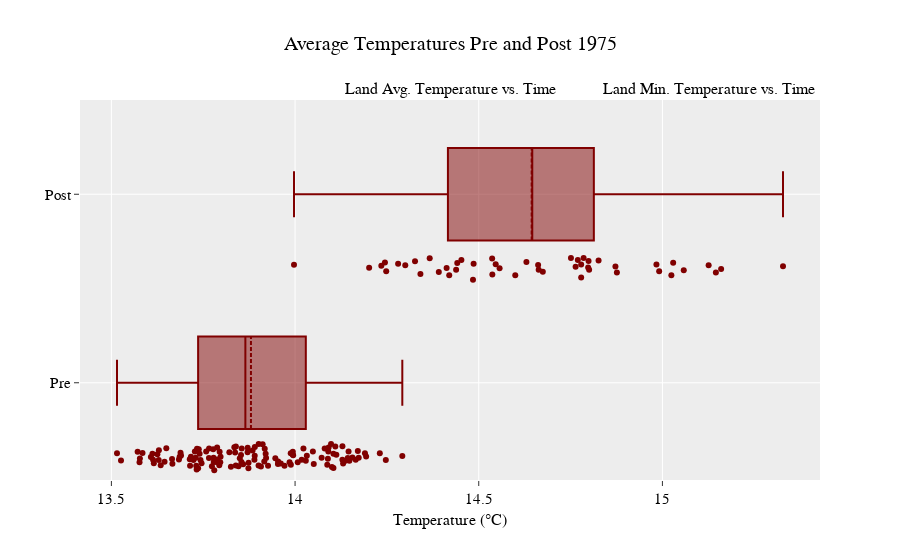

Notebook cell for this chart:
### Code cell
fig = make_subplots(rows=1, cols=1, insets=[{'cell': (1,1), 'l': 0.7, 'b': 0.3}], x_title = 'Temperature (°C)', subplot_titles=('Land Avg. Temperature vs. Time',  'Land Min. Temperature vs. Time', 'Land Max. Temperature vs. Time', 'Land & Ocean Avg. Temperature vs. Time'))
fig.update_layout(title="Average Temperatures Pre and Post 1975",font=dict( family="Courier New, monospace", size=15,color="#000000"),
                  template = "ggplot2", title_font_size = 20, hovermode= 'closest')

fig.add_trace(go.Box(x = avg_abs['Temp'], y = avg_abs['turnpoint'], boxpoints = 'all',jitter = 0.3,
                     pointpos = -1.6, marker_color = red, boxmean = True, showlegend=False),
              row = 1, col = 1)

fig.update_traces(orientation='h')
#pio.write_image(fig, "images/fig2.png", width=5*200, height=2*200, scale=.75)
fig

### Figure 1 — Plotly figure (JSON) as saved in the notebook; plotly's stock layout.template omitted (floating-point values rounded to 4 significant figures; data arrays with more than 128 entries replaced by an {"elided": "..."} marker saying what was removed)
{"data": [{"boxmean": true, "boxpoints": "all", "jitter": 0.3, "marker": {"color": "rgb(128, 0, 0)"}, "orientation": "h", "pointpos": -1.6, "showlegend": false, "type": "box", "x": {"elided": "174 float values"}, "xaxis": "x", "y": {"elided": "174 str values"}, "yaxis": "y"}], "layout": {"annotations": [{"font": {"size": 16}, "showarrow": false, "text": "Land Avg. Temperature vs. Time", "x": 0.5, "xanchor": "center", "xref": "paper", "y": 1, "yanchor": "bottom", "yref": "paper"}, {"font": {"size": 16}, "showarrow": false, "text": "Land Min. Temperature vs. Time", "x": 0.85, "xanchor": "center", "xref": "paper", "y": 1, "yanchor": "bottom", "yref": "paper"}, {"font": {"size": 16}, "showarrow": false, "text": "Temperature (°C)", "x": 0.5, "xanchor": "center", "xref": "paper", "y": 0, "yanchor": "top", "yref": "paper", "yshift": -30}], "font": {"color": "#000000", "family": "Courier New, monospace", "size": 15}, "hovermode": "closest", "title": {"font": {"size": 20}, "text": "Average Temperatures Pre and Post 1975"}, "xaxis": {"anchor": "y", "domain": [0, 1]}, "xaxis2": {"anchor": "y2", "domain": [0.7, 1]}, "yaxis": {"anchor": "x", "domain": [0, 1]}, "yaxis2": {"anchor": "x2", "domain": [0.3, 1]}}}
